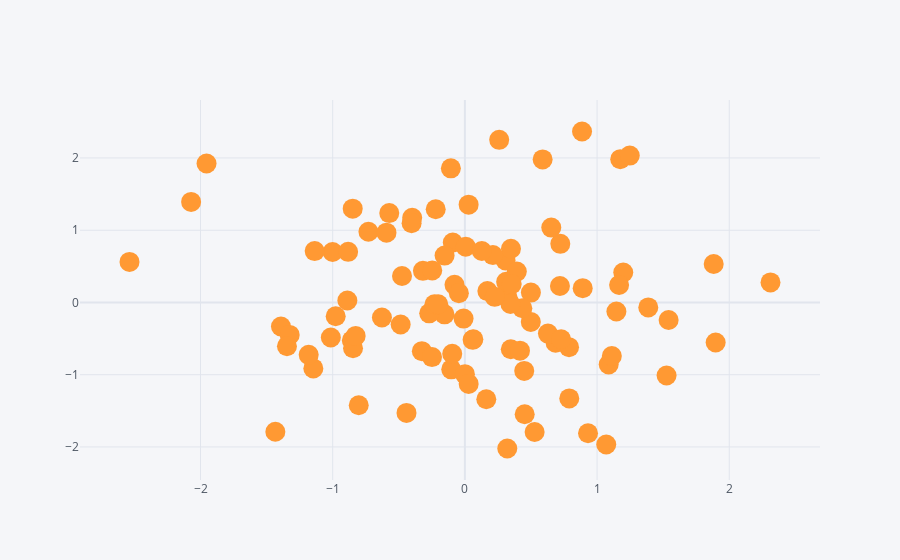

The cell this chart's notebook holds for it:
### Markdown cell above
### Scatter Plot

### Code cell
# 두 컬럼 간의 상관관계 
df.iplot(kind = 'scatter', x = 'A', y = 'B', mode = 'markers', size = 20)
